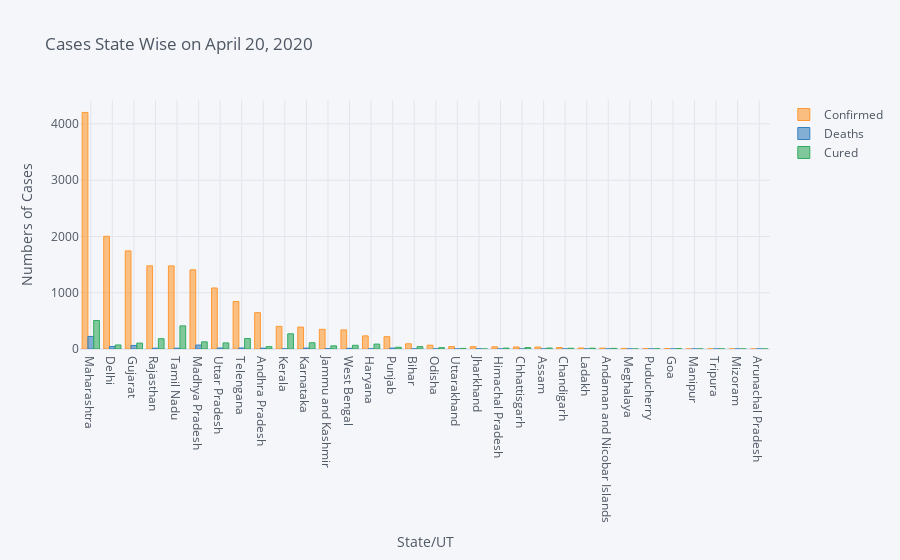

The notebook cell this image was saved under:
### Code cell
#Visualization
temp_1 = temp[['Confirmed', 'Deaths', 'Cured']]

temp_1.iplot(kind = 'bar',xTitle= 'State/UT' , yTitle='Numbers of Cases',mode = 'markers+lines',
            title = f'Cases State Wise on {now}')

### Figure 1 — Plotly figure (JSON) as saved in the notebook; plotly's stock layout.template omitted (floating-point values rounded to 4 significant figures)
{"data": [{"marker": {"color": "rgba(255, 153, 51, 0.6)", "line": {"color": "rgba(255, 153, 51, 1.0)", "width": 1}}, "name": "Confirmed", "orientation": "v", "text": "", "type": "bar", "x": ["Maharashtra", "Delhi", "Gujarat", "Rajasthan", "Tamil Nadu", "Madhya Pradesh", "Uttar Pradesh", "Telengana", "Andhra Pradesh", "Kerala", "Karnataka", "Jammu and Kashmir", "West Bengal", "Haryana", "Punjab", "Bihar", "Odisha", "Uttarakhand", "Jharkhand", "Himachal Pradesh", "Chhattisgarh", "Assam", "Chandigarh", "Ladakh", "Andaman and Nicobar Islands", "Meghalaya", "Puducherry", "Goa", "Manipur", "Tripura", "Mizoram", "Arunachal Pradesh"], "y": [4203, 2003, 1743, 1478, 1477, 1407, 1084, 844, 646, 402, 390, 350, 339, 233, 219, 93, 68, 44, 42, 39, 36, 35, 26, 18, 15, 11, 7, 7, 2, 2, 1, 1]}, {"marker": {"color": "rgba(55, 128, 191, 0.6)", "line": {"color": "rgba(55, 128, 191, 1.0)", "width": 1}}, "name": "Deaths", "orientation": "v", "text": "", "type": "bar", "x": ["Maharashtra", "Delhi", "Gujarat", "Rajasthan", "Tamil Nadu", "Madhya Pradesh", "Uttar Pradesh", "Telengana", "Andhra Pradesh", "Kerala", "Karnataka", "Jammu and Kashmir", "West Bengal", "Haryana", "Punjab", "Bihar", "Odisha", "Uttarakhand", "Jharkhand", "Himachal Pradesh", "Chhattisgarh", "Assam", "Chandigarh", "Ladakh", "Andaman and Nicobar Islands", "Meghalaya", "Puducherry", "Goa", "Manipur", "Tripura", "Mizoram", "Arunachal Pradesh"], "y": [223, 45, 63, 14, 15, 70, 17, 18, 15, 3, 16, 5, 12, 3, 16, 2, 1, 0, 2, 1, 0, 1, 0, 0, 0, 1, 0, 0, 0, 0, 0, 0]}, {"marker": {"color": "rgba(50, 171, 96, 0.6)", "line": {"color": "rgba(50, 171, 96, 1.0)", "width": 1}}, "name": "Cured", "orientation": "v", "text": "", "type": "bar", "x": ["Maharashtra", "Delhi", "Gujarat", "Rajasthan", "Tamil Nadu", "Madhya Pradesh", "Uttar Pradesh", "Telengana", "Andhra Pradesh", "Kerala", "Karnataka", "Jammu and Kashmir", "West Bengal", "Haryana", "Punjab", "Bihar", "Odisha", "Uttarakhand", "Jharkhand", "Himachal Pradesh", "Chhattisgarh", "Assam", "Chandigarh", "Ladakh", "Andaman and Nicobar Islands", "Meghalaya", "Puducherry", "Goa", "Manipur", "Tripura", "Mizoram", "Arunachal Pradesh"], "y": [507, 72, 105, 183, 411, 127, 108, 186, 42, 270, 111, 56, 66, 87, 31, 42, 24, 11, 0, 16, 25, 17, 13, 14, 11, 0, 3, 7, 1, 1, 0, 0]}], "layout": {"legend": {"bgcolor": "#F5F6F9", "font": {"color": "#4D5663"}}, "paper_bgcolor": "#F5F6F9", "plot_bgcolor": "#F5F6F9", "title": {"font": {"color": "#4D5663"}, "text": "Cases State Wise on April 20, 2020"}, "xaxis": {"gridcolor": "#E1E5ED", "showgrid": true, "tickfont": {"color": "#4D5663"}, "title": {"font": {"color": "#4D5663"}, "text": "State/UT"}, "zerolinecolor": "#E1E5ED"}, "yaxis": {"gridcolor": "#E1E5ED", "showgrid": true, "tickfont": {"color": "#4D5663"}, "title": {"font": {"color": "#4D5663"}, "text": "Numbers of Cases"}, "zerolinecolor": "#E1E5ED"}}}
